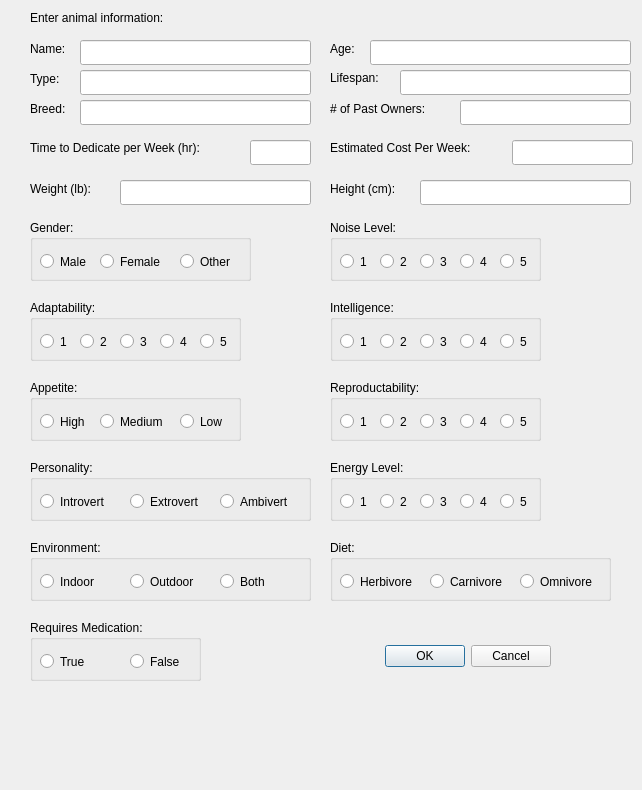
<?xml version="1.0" encoding="UTF-8"?>
<ui version="4.0">
 <class>addanimalpage</class>
 <widget class="QDialog" name="addanimalpage">
  <property name="geometry">
   <rect>
    <x>0</x>
    <y>0</y>
    <width>642</width>
    <height>790</height>
   </rect>
  </property>
  <property name="windowTitle">
   <string>Dialog</string>
  </property>
  <widget class="QDialogButtonBox" name="buttonBox">
   <property name="geometry">
    <rect>
     <x>380</x>
     <y>640</y>
     <width>171</width>
     <height>32</height>
    </rect>
   </property>
   <property name="orientation">
    <enum>Qt::Horizontal</enum>
   </property>
   <property name="standardButtons">
    <set>QDialogButtonBox::Cancel|QDialogButtonBox::Ok</set>
   </property>
  </widget>
  <widget class="QLabel" name="label">
   <property name="geometry">
    <rect>
     <x>30</x>
     <y>10</y>
     <width>181</width>
     <height>16</height>
    </rect>
   </property>
   <property name="text">
    <string>Enter animal information:</string>
   </property>
  </widget>
  <widget class="QLabel" name="label_2">
   <property name="geometry">
    <rect>
     <x>30</x>
     <y>40</y>
     <width>64</width>
     <height>17</height>
    </rect>
   </property>
   <property name="text">
    <string>Name:</string>
   </property>
  </widget>
  <widget class="QLabel" name="label_3">
   <property name="geometry">
    <rect>
     <x>30</x>
     <y>70</y>
     <width>64</width>
     <height>17</height>
    </rect>
   </property>
   <property name="text">
    <string>Type:</string>
   </property>
  </widget>
  <widget class="QLabel" name="label_4">
   <property name="geometry">
    <rect>
     <x>30</x>
     <y>100</y>
     <width>64</width>
     <height>17</height>
    </rect>
   </property>
   <property name="text">
    <string>Breed:</string>
   </property>
  </widget>
  <widget class="QLabel" name="label_6">
   <property name="geometry">
    <rect>
     <x>330</x>
     <y>40</y>
     <width>64</width>
     <height>17</height>
    </rect>
   </property>
   <property name="text">
    <string>Age: </string>
   </property>
  </widget>
  <widget class="QLabel" name="label_7">
   <property name="geometry">
    <rect>
     <x>330</x>
     <y>70</y>
     <width>64</width>
     <height>16</height>
    </rect>
   </property>
   <property name="text">
    <string>Lifespan:</string>
   </property>
  </widget>
  <widget class="QLabel" name="label_14">
   <property name="geometry">
    <rect>
     <x>330</x>
     <y>100</y>
     <width>121</width>
     <height>17</height>
    </rect>
   </property>
   <property name="text">
    <string># of Past Owners:</string>
   </property>
  </widget>
  <widget class="QLabel" name="label_15">
   <property name="geometry">
    <rect>
     <x>30</x>
     <y>140</y>
     <width>311</width>
     <height>16</height>
    </rect>
   </property>
   <property name="text">
    <string>Time to Dedicate per Week (hr):</string>
   </property>
  </widget>
  <widget class="QLabel" name="label_16">
   <property name="geometry">
    <rect>
     <x>330</x>
     <y>140</y>
     <width>181</width>
     <height>16</height>
    </rect>
   </property>
   <property name="text">
    <string>Estimated Cost Per Week:</string>
   </property>
  </widget>
  <widget class="QLabel" name="label_21">
   <property name="geometry">
    <rect>
     <x>30</x>
     <y>180</y>
     <width>81</width>
     <height>17</height>
    </rect>
   </property>
   <property name="text">
    <string>Weight (lb):</string>
   </property>
  </widget>
  <widget class="QLabel" name="label_22">
   <property name="geometry">
    <rect>
     <x>330</x>
     <y>180</y>
     <width>91</width>
     <height>17</height>
    </rect>
   </property>
   <property name="text">
    <string>Height (cm):</string>
   </property>
  </widget>
  <widget class="QLineEdit" name="lineName">
   <property name="geometry">
    <rect>
     <x>80</x>
     <y>40</y>
     <width>231</width>
     <height>25</height>
    </rect>
   </property>
  </widget>
  <widget class="QLineEdit" name="lineType">
   <property name="geometry">
    <rect>
     <x>80</x>
     <y>70</y>
     <width>231</width>
     <height>25</height>
    </rect>
   </property>
  </widget>
  <widget class="QLineEdit" name="lineBreed">
   <property name="geometry">
    <rect>
     <x>80</x>
     <y>100</y>
     <width>231</width>
     <height>25</height>
    </rect>
   </property>
  </widget>
  <widget class="QLineEdit" name="lineAge">
   <property name="geometry">
    <rect>
     <x>370</x>
     <y>40</y>
     <width>261</width>
     <height>25</height>
    </rect>
   </property>
  </widget>
  <widget class="QLineEdit" name="lineLifespan">
   <property name="geometry">
    <rect>
     <x>400</x>
     <y>70</y>
     <width>231</width>
     <height>25</height>
    </rect>
   </property>
  </widget>
  <widget class="QLineEdit" name="lineOwners">
   <property name="geometry">
    <rect>
     <x>460</x>
     <y>100</y>
     <width>171</width>
     <height>25</height>
    </rect>
   </property>
  </widget>
  <widget class="QLineEdit" name="lineTime">
   <property name="geometry">
    <rect>
     <x>250</x>
     <y>140</y>
     <width>61</width>
     <height>25</height>
    </rect>
   </property>
  </widget>
  <widget class="QLineEdit" name="lineCost">
   <property name="geometry">
    <rect>
     <x>512</x>
     <y>140</y>
     <width>121</width>
     <height>25</height>
    </rect>
   </property>
  </widget>
  <widget class="QLineEdit" name="lineWeight">
   <property name="geometry">
    <rect>
     <x>120</x>
     <y>180</y>
     <width>191</width>
     <height>25</height>
    </rect>
   </property>
  </widget>
  <widget class="QLineEdit" name="lineHeight">
   <property name="geometry">
    <rect>
     <x>420</x>
     <y>180</y>
     <width>211</width>
     <height>25</height>
    </rect>
   </property>
  </widget>
  <widget class="QGroupBox" name="Noise">
   <property name="geometry">
    <rect>
     <x>330</x>
     <y>220</y>
     <width>211</width>
     <height>61</height>
    </rect>
   </property>
   <property name="title">
    <string>Noise Level:</string>
   </property>
   <widget class="QRadioButton" name="radioButton_Noise_1">
    <property name="geometry">
     <rect>
      <x>10</x>
      <y>30</y>
      <width>106</width>
      <height>23</height>
     </rect>
    </property>
    <property name="text">
     <string>1</string>
    </property>
   </widget>
   <widget class="QRadioButton" name="radioButton_Noise_2">
    <property name="geometry">
     <rect>
      <x>50</x>
      <y>30</y>
      <width>106</width>
      <height>23</height>
     </rect>
    </property>
    <property name="text">
     <string>2</string>
    </property>
   </widget>
   <widget class="QRadioButton" name="radioButton_Noise_3">
    <property name="geometry">
     <rect>
      <x>90</x>
      <y>30</y>
      <width>106</width>
      <height>23</height>
     </rect>
    </property>
    <property name="text">
     <string>3</string>
    </property>
   </widget>
   <widget class="QRadioButton" name="radioButton_Noise_4">
    <property name="geometry">
     <rect>
      <x>130</x>
      <y>30</y>
      <width>106</width>
      <height>23</height>
     </rect>
    </property>
    <property name="text">
     <string>4</string>
    </property>
   </widget>
   <widget class="QRadioButton" name="radioButton_Noise_5">
    <property name="geometry">
     <rect>
      <x>170</x>
      <y>30</y>
      <width>106</width>
      <height>23</height>
     </rect>
    </property>
    <property name="text">
     <string>5</string>
    </property>
   </widget>
  </widget>
  <widget class="QGroupBox" name="Intelligence">
   <property name="geometry">
    <rect>
     <x>330</x>
     <y>300</y>
     <width>211</width>
     <height>61</height>
    </rect>
   </property>
   <property name="title">
    <string>Intelligence:</string>
   </property>
   <widget class="QRadioButton" name="radioButton_Intelligence_1">
    <property name="geometry">
     <rect>
      <x>10</x>
      <y>30</y>
      <width>106</width>
      <height>23</height>
     </rect>
    </property>
    <property name="text">
     <string>1</string>
    </property>
   </widget>
   <widget class="QRadioButton" name="radioButton_Intelligence_2">
    <property name="geometry">
     <rect>
      <x>50</x>
      <y>30</y>
      <width>106</width>
      <height>23</height>
     </rect>
    </property>
    <property name="text">
     <string>2</string>
    </property>
   </widget>
   <widget class="QRadioButton" name="radioButton_Intelligence_3">
    <property name="geometry">
     <rect>
      <x>90</x>
      <y>30</y>
      <width>106</width>
      <height>23</height>
     </rect>
    </property>
    <property name="text">
     <string>3</string>
    </property>
   </widget>
   <widget class="QRadioButton" name="radioButton_Intelligence_4">
    <property name="geometry">
     <rect>
      <x>130</x>
      <y>30</y>
      <width>106</width>
      <height>23</height>
     </rect>
    </property>
    <property name="text">
     <string>4</string>
    </property>
   </widget>
   <widget class="QRadioButton" name="radioButton_Intelligence_5">
    <property name="geometry">
     <rect>
      <x>170</x>
      <y>30</y>
      <width>106</width>
      <height>23</height>
     </rect>
    </property>
    <property name="text">
     <string>5</string>
    </property>
   </widget>
  </widget>
  <widget class="QGroupBox" name="Adapt">
   <property name="geometry">
    <rect>
     <x>30</x>
     <y>300</y>
     <width>211</width>
     <height>61</height>
    </rect>
   </property>
   <property name="title">
    <string>Adaptability:</string>
   </property>
   <widget class="QRadioButton" name="radioButton_Adapt_1">
    <property name="geometry">
     <rect>
      <x>10</x>
      <y>30</y>
      <width>106</width>
      <height>23</height>
     </rect>
    </property>
    <property name="text">
     <string>1</string>
    </property>
   </widget>
   <widget class="QRadioButton" name="radioButton_Adapt_2">
    <property name="geometry">
     <rect>
      <x>50</x>
      <y>30</y>
      <width>106</width>
      <height>23</height>
     </rect>
    </property>
    <property name="text">
     <string>2</string>
    </property>
   </widget>
   <widget class="QRadioButton" name="radioButton_Adapt_3">
    <property name="geometry">
     <rect>
      <x>90</x>
      <y>30</y>
      <width>106</width>
      <height>23</height>
     </rect>
    </property>
    <property name="text">
     <string>3</string>
    </property>
   </widget>
   <widget class="QRadioButton" name="radioButton_Adapt_4">
    <property name="geometry">
     <rect>
      <x>130</x>
      <y>30</y>
      <width>106</width>
      <height>23</height>
     </rect>
    </property>
    <property name="text">
     <string>4</string>
    </property>
   </widget>
   <widget class="QRadioButton" name="radioButton_Adapt_5">
    <property name="geometry">
     <rect>
      <x>170</x>
      <y>30</y>
      <width>106</width>
      <height>23</height>
     </rect>
    </property>
    <property name="text">
     <string>5</string>
    </property>
   </widget>
  </widget>
  <widget class="QGroupBox" name="Reproductability">
   <property name="geometry">
    <rect>
     <x>330</x>
     <y>380</y>
     <width>211</width>
     <height>61</height>
    </rect>
   </property>
   <property name="title">
    <string>Reproductability:</string>
   </property>
   <widget class="QRadioButton" name="radioButton_Reproduce_1">
    <property name="geometry">
     <rect>
      <x>10</x>
      <y>30</y>
      <width>106</width>
      <height>23</height>
     </rect>
    </property>
    <property name="text">
     <string>1</string>
    </property>
   </widget>
   <widget class="QRadioButton" name="radioButton_Reproduce_2">
    <property name="geometry">
     <rect>
      <x>50</x>
      <y>30</y>
      <width>106</width>
      <height>23</height>
     </rect>
    </property>
    <property name="text">
     <string>2</string>
    </property>
   </widget>
   <widget class="QRadioButton" name="radioButton_Reproduce_3">
    <property name="geometry">
     <rect>
      <x>90</x>
      <y>30</y>
      <width>106</width>
      <height>23</height>
     </rect>
    </property>
    <property name="text">
     <string>3</string>
    </property>
   </widget>
   <widget class="QRadioButton" name="radioButton_Reproduce_4">
    <property name="geometry">
     <rect>
      <x>130</x>
      <y>30</y>
      <width>106</width>
      <height>23</height>
     </rect>
    </property>
    <property name="text">
     <string>4</string>
    </property>
   </widget>
   <widget class="QRadioButton" name="radioButton_Reproduce_5">
    <property name="geometry">
     <rect>
      <x>170</x>
      <y>30</y>
      <width>106</width>
      <height>23</height>
     </rect>
    </property>
    <property name="text">
     <string>5</string>
    </property>
   </widget>
  </widget>
  <widget class="QGroupBox" name="Appetite">
   <property name="geometry">
    <rect>
     <x>30</x>
     <y>380</y>
     <width>211</width>
     <height>61</height>
    </rect>
   </property>
   <property name="title">
    <string>Appetite:</string>
   </property>
   <widget class="QRadioButton" name="radioButton_Appetite_1">
    <property name="geometry">
     <rect>
      <x>10</x>
      <y>30</y>
      <width>106</width>
      <height>23</height>
     </rect>
    </property>
    <property name="text">
     <string>High</string>
    </property>
   </widget>
   <widget class="QRadioButton" name="radioButton_Appetite_2">
    <property name="geometry">
     <rect>
      <x>70</x>
      <y>30</y>
      <width>106</width>
      <height>23</height>
     </rect>
    </property>
    <property name="text">
     <string>Medium</string>
    </property>
   </widget>
   <widget class="QRadioButton" name="radioButton_Appetite_3">
    <property name="geometry">
     <rect>
      <x>150</x>
      <y>30</y>
      <width>106</width>
      <height>23</height>
     </rect>
    </property>
    <property name="text">
     <string>Low</string>
    </property>
   </widget>
  </widget>
  <widget class="QGroupBox" name="Energy">
   <property name="geometry">
    <rect>
     <x>330</x>
     <y>460</y>
     <width>211</width>
     <height>61</height>
    </rect>
   </property>
   <property name="title">
    <string>Energy Level:</string>
   </property>
   <widget class="QRadioButton" name="radioButton_Energy_1">
    <property name="geometry">
     <rect>
      <x>10</x>
      <y>30</y>
      <width>106</width>
      <height>23</height>
     </rect>
    </property>
    <property name="text">
     <string>1</string>
    </property>
   </widget>
   <widget class="QRadioButton" name="radioButton_Energy_2">
    <property name="geometry">
     <rect>
      <x>50</x>
      <y>30</y>
      <width>106</width>
      <height>23</height>
     </rect>
    </property>
    <property name="text">
     <string>2</string>
    </property>
   </widget>
   <widget class="QRadioButton" name="radioButton_Energy_3">
    <property name="geometry">
     <rect>
      <x>90</x>
      <y>30</y>
      <width>106</width>
      <height>23</height>
     </rect>
    </property>
    <property name="text">
     <string>3</string>
    </property>
   </widget>
   <widget class="QRadioButton" name="radioButton_Energy_4">
    <property name="geometry">
     <rect>
      <x>130</x>
      <y>30</y>
      <width>106</width>
      <height>23</height>
     </rect>
    </property>
    <property name="text">
     <string>4</string>
    </property>
   </widget>
   <widget class="QRadioButton" name="radioButton_Energy_5">
    <property name="geometry">
     <rect>
      <x>170</x>
      <y>30</y>
      <width>106</width>
      <height>23</height>
     </rect>
    </property>
    <property name="text">
     <string>5</string>
    </property>
   </widget>
  </widget>
  <widget class="QGroupBox" name="Personality">
   <property name="geometry">
    <rect>
     <x>30</x>
     <y>460</y>
     <width>281</width>
     <height>61</height>
    </rect>
   </property>
   <property name="title">
    <string>Personality:</string>
   </property>
   <widget class="QRadioButton" name="radioButton_Introvert">
    <property name="geometry">
     <rect>
      <x>10</x>
      <y>30</y>
      <width>106</width>
      <height>23</height>
     </rect>
    </property>
    <property name="text">
     <string>Introvert</string>
    </property>
   </widget>
   <widget class="QRadioButton" name="radioButton_Extrovert">
    <property name="geometry">
     <rect>
      <x>100</x>
      <y>30</y>
      <width>106</width>
      <height>23</height>
     </rect>
    </property>
    <property name="text">
     <string>Extrovert</string>
    </property>
   </widget>
   <widget class="QRadioButton" name="radioButton_Ambivert">
    <property name="geometry">
     <rect>
      <x>190</x>
      <y>30</y>
      <width>106</width>
      <height>23</height>
     </rect>
    </property>
    <property name="text">
     <string>Ambivert</string>
    </property>
   </widget>
  </widget>
  <widget class="QGroupBox" name="Diet">
   <property name="geometry">
    <rect>
     <x>330</x>
     <y>540</y>
     <width>281</width>
     <height>61</height>
    </rect>
   </property>
   <property name="title">
    <string>Diet:</string>
   </property>
   <widget class="QRadioButton" name="radioButton_Herbivore">
    <property name="geometry">
     <rect>
      <x>10</x>
      <y>30</y>
      <width>106</width>
      <height>23</height>
     </rect>
    </property>
    <property name="text">
     <string>Herbivore</string>
    </property>
   </widget>
   <widget class="QRadioButton" name="radioButton_Carnivore">
    <property name="geometry">
     <rect>
      <x>100</x>
      <y>30</y>
      <width>106</width>
      <height>23</height>
     </rect>
    </property>
    <property name="text">
     <string>Carnivore</string>
    </property>
   </widget>
   <widget class="QRadioButton" name="radioButton_Omnivore">
    <property name="geometry">
     <rect>
      <x>190</x>
      <y>30</y>
      <width>106</width>
      <height>23</height>
     </rect>
    </property>
    <property name="text">
     <string>Omnivore</string>
    </property>
   </widget>
  </widget>
  <widget class="QGroupBox" name="Environment">
   <property name="geometry">
    <rect>
     <x>30</x>
     <y>540</y>
     <width>281</width>
     <height>61</height>
    </rect>
   </property>
   <property name="title">
    <string>Environment:</string>
   </property>
   <widget class="QRadioButton" name="radioButton_Indoor">
    <property name="geometry">
     <rect>
      <x>10</x>
      <y>30</y>
      <width>106</width>
      <height>23</height>
     </rect>
    </property>
    <property name="text">
     <string>Indoor</string>
    </property>
   </widget>
   <widget class="QRadioButton" name="radioButton_Outdoor">
    <property name="geometry">
     <rect>
      <x>100</x>
      <y>30</y>
      <width>106</width>
      <height>23</height>
     </rect>
    </property>
    <property name="text">
     <string>Outdoor</string>
    </property>
   </widget>
   <widget class="QRadioButton" name="radioButton_Both">
    <property name="geometry">
     <rect>
      <x>190</x>
      <y>30</y>
      <width>106</width>
      <height>23</height>
     </rect>
    </property>
    <property name="text">
     <string>Both</string>
    </property>
   </widget>
  </widget>
  <widget class="QGroupBox" name="Medication">
   <property name="geometry">
    <rect>
     <x>30</x>
     <y>620</y>
     <width>171</width>
     <height>61</height>
    </rect>
   </property>
   <property name="title">
    <string>Requires Medication:</string>
   </property>
   <widget class="QRadioButton" name="radioButton_True">
    <property name="geometry">
     <rect>
      <x>10</x>
      <y>30</y>
      <width>106</width>
      <height>23</height>
     </rect>
    </property>
    <property name="text">
     <string>True</string>
    </property>
   </widget>
   <widget class="QRadioButton" name="radioButton_False">
    <property name="geometry">
     <rect>
      <x>100</x>
      <y>30</y>
      <width>106</width>
      <height>23</height>
     </rect>
    </property>
    <property name="text">
     <string>False</string>
    </property>
   </widget>
  </widget>
  <widget class="QGroupBox" name="Gender">
   <property name="geometry">
    <rect>
     <x>30</x>
     <y>220</y>
     <width>221</width>
     <height>61</height>
    </rect>
   </property>
   <property name="title">
    <string>Gender:</string>
   </property>
   <widget class="QRadioButton" name="radioButton_Male">
    <property name="geometry">
     <rect>
      <x>10</x>
      <y>30</y>
      <width>106</width>
      <height>23</height>
     </rect>
    </property>
    <property name="text">
     <string>Male</string>
    </property>
   </widget>
   <widget class="QRadioButton" name="radioButton_Female">
    <property name="geometry">
     <rect>
      <x>70</x>
      <y>30</y>
      <width>106</width>
      <height>23</height>
     </rect>
    </property>
    <property name="text">
     <string>Female</string>
    </property>
   </widget>
   <widget class="QRadioButton" name="radioButton_Other">
    <property name="geometry">
     <rect>
      <x>150</x>
      <y>30</y>
      <width>106</width>
      <height>23</height>
     </rect>
    </property>
    <property name="text">
     <string>Other</string>
    </property>
   </widget>
  </widget>
 </widget>
 <resources/>
 <connections>
  <connection>
   <sender>buttonBox</sender>
   <signal>accepted()</signal>
   <receiver>addanimalpage</receiver>
   <slot>accept()</slot>
   <hints>
    <hint type="sourcelabel">
     <x>248</x>
     <y>254</y>
    </hint>
    <hint type="destinationlabel">
     <x>157</x>
     <y>274</y>
    </hint>
   </hints>
  </connection>
  <connection>
   <sender>buttonBox</sender>
   <signal>rejected()</signal>
   <receiver>addanimalpage</receiver>
   <slot>reject()</slot>
   <hints>
    <hint type="sourcelabel">
     <x>316</x>
     <y>260</y>
    </hint>
    <hint type="destinationlabel">
     <x>286</x>
     <y>274</y>
    </hint>
   </hints>
  </connection>
 </connections>
</ui>
